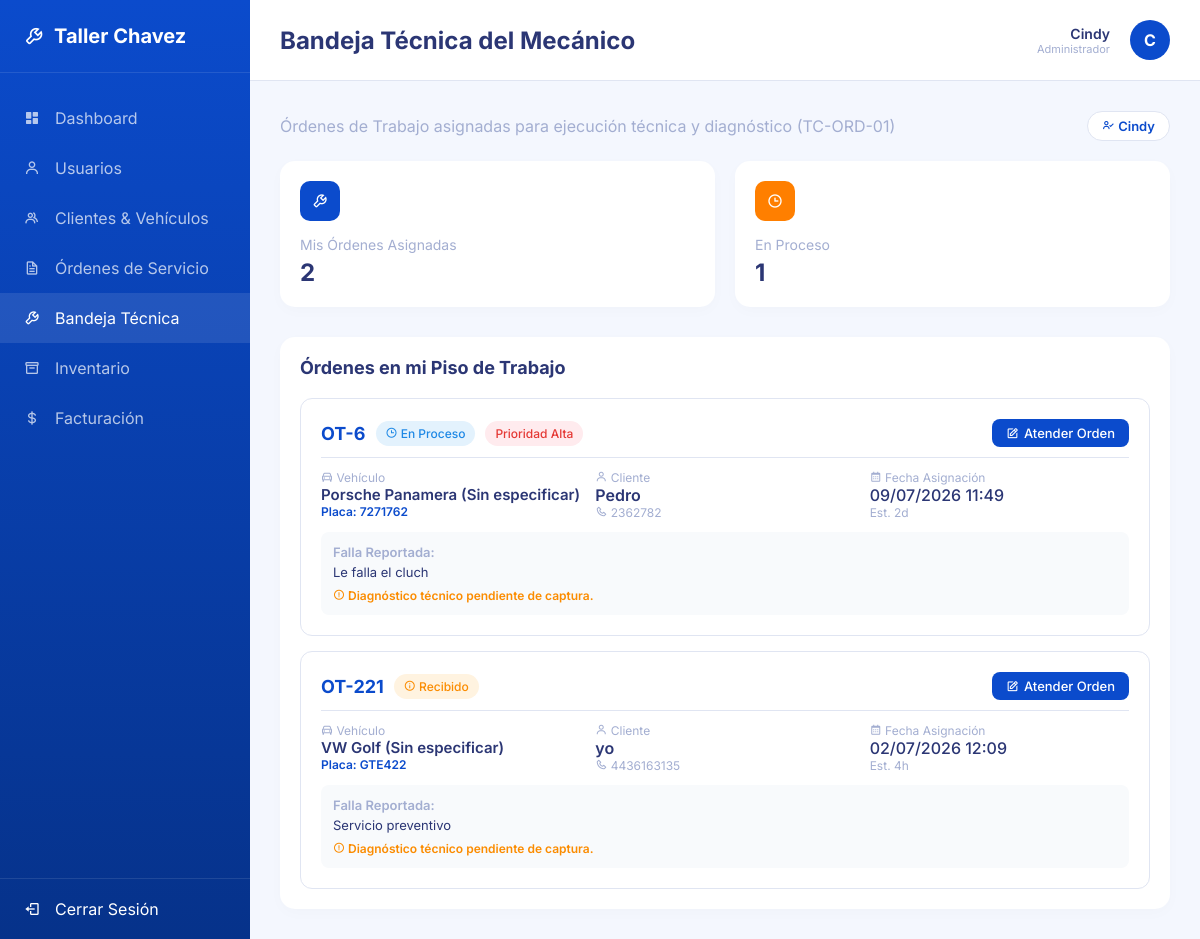
The page /ordenes/bandeja/ (signed in) on the database its author committed.
### usuarios/models.py (models this page shows, shortened)
class UsuarioPersonalizado(AbstractUser):
    ROLES = (
        ('ADMIN', 'Administrador'),
        ('MECANICO', 'Mecánico'),
        ('RECEPCIONISTA', 'Recepcionista'),
    )
    rol = models.CharField(max_length=20, choices=ROLES, default='RECEPCIONISTA')
    telefono = models.CharField(max_length=20, blank=True, null=True)

### ordenes/models.py (models this page shows, shortened)
class OrdenServicio(models.Model):
    ESTADOS = (
        ('RECIBIDO', 'Recibido'),
        ('EN_PROCESO', 'En Proceso'),
        ('CONCLUIDO', 'Concluido'),
        ('COMPLETADO', 'Concluido'), # Compatibilidad
    )
    PRIORIDADES = (
        ('BAJA', 'Baja'),
        ('MEDIA', 'Media'),
        ('ALTA', 'Alta'),
    )
    numero = models.CharField(max_length=20, unique=True)
    cliente = models.ForeignKey(Cliente, on_delete=models.CASCADE)
    vehiculo = models.ForeignKey(Vehiculo, on_delete=models.CASCADE)
    mecanico = models.ForeignKey(UsuarioPersonalizado, on_delete=models.SET_NULL, null=True, blank=True, related_name='ordenes_asignadas')
    estado = models.CharField(max_length=20, choices=ESTADOS, default='RECIBIDO')
    prioridad = models.CharField(max_length=20, choices=PRIORIDADES, default='MEDIA')
    descripcion = models.TextField(help_text="Motivo de ingreso o falla reportada por el cliente.")
    diagnostico = models.TextField(blank=True, null=True, help_text="Diagnóstico técnico registrado por el mecánico.")
    observaciones = models.TextField(blank=True, null=True, help_text="Observaciones adicionales de reparación.")
    foto_inicial = models.ImageField(upload_to='evidencias/inicial/', blank=True, null=True)
    foto_final = models.ImageField(upload_to='evidencias/final/', blank=True, null=True)
    mano_de_obra = models.DecimalField(max_digits=10, decimal_places=2, default=Decimal('0.00'))
    anticipo = models.DecimalField(max_digits=10, decimal_places=2, default=Decimal('0.00'))
    costo_estimado = models.DecimalField(max_digits=10, decimal_places=2, default=Decimal('0.00'))
    tiempo_estimado = models.CharField(max_length=50, blank=True, null=True)
    inventario_descontado = models.BooleanField(default=False)
    fecha_creacion = models.DateTimeField(auto_now_add=True)
    fecha_actualizacion = models.DateTimeField(auto_now=True)

### clientes/models.py (models this page shows, shortened)
class Vehiculo(models.Model):
    cliente = models.ForeignKey(Cliente, on_delete=models.CASCADE, related_name='vehiculos')
    marca = models.CharField(max_length=50)
    modelo = models.CharField(max_length=50)
    anio = models.IntegerField()
    color = models.CharField(max_length=30, default='Sin especificar')
    placa = models.CharField(max_length=20, unique=True)
    vin = models.CharField(max_length=17, unique=True, null=True, blank=True)
    kilometraje = models.IntegerField(default=0)

class Cliente(models.Model):
    nombre = models.CharField(max_length=100)
    email = models.EmailField(unique=True, blank=True, null=True)
    telefono = models.CharField(max_length=20)
    direccion = models.TextField(blank=True, null=True)
    fecha_registro = models.DateTimeField(auto_now_add=True)

### ordenes/views.py (the view)
# urls.py: path('bandeja/', views.ordenes_bandeja, name='ordenes_bandeja'),
@mecanico_required
def ordenes_bandeja(request):
    if request.user.rol == 'ADMIN':
        ordenes = OrdenServicio.objects.all().select_related('cliente', 'vehiculo', 'mecanico').order_by('-fecha_creacion')
    else:
        ordenes = OrdenServicio.objects.filter(mecanico=request.user).select_related('cliente', 'vehiculo').order_by('-fecha_creacion')
    total_asignadas = ordenes.count()
    en_proceso_count = sum(1 for o in ordenes if o.estado == 'EN_PROCESO')
    return render(request, 'ordenes/bandeja_mecanico.html', {
        'ordenes': ordenes,
        'total_asignadas': total_asignadas,
        'en_proceso_count': en_proceso_count,
    })

### ordenes/templates/ordenes/bandeja_mecanico.html (shortened to what this page needs)
{% extends 'base.html' %}
{% block page_title %}Bandeja Técnica del Mecánico{% endblock %}
{% block content %}
<div style="display: flex; justify-content: space-between; align-items: center; margin-bottom: 20px;">
    <div>
        <p style="color: var(--text-muted); margin: 0;">Órdenes de Trabajo asignadas para ejecución técnica y diagnóstico (TC-ORD-01)</p>
    </div>
    <div style="background: white; padding: 6px 14px; border-radius: 20px; font-size: 13px; font-weight: 600; color: var(--primary-blue); border: 1px solid var(--border-color);">
        <i class='bx bx-user-check'></i> {{ request.user.first_name|default:request.user.username }}
    </div>
</div>
<div class="stats-grid">
    <div class="stat-card blue">
        <div class="stat-icon"><i class='bx bx-wrench'></i></div>
        <div class="stat-title">Mis Órdenes Asignadas</div>
        <div class="stat-value">{{ total_asignadas }}</div>
    </div>
    <div class="stat-card orange">
        <div class="stat-icon"><i class='bx bx-time'></i></div>
        <div class="stat-title">En Proceso</div>
        <div class="stat-value">{{ en_proceso_count }}</div>
    </div>
</div>
<div class="card-table">
    <div class="card-table-header">Órdenes en mi Piso de Trabajo</div>
    <div style="display: flex; flex-direction: column; gap: 15px; margin-top: 15px;">
        {% for orden in ordenes %}
        <div style="border: 1px solid var(--border-color); border-radius: 12px; padding: 20px; background: white; transition: transform 0.2s, box-shadow 0.2s;" onmouseover="this.style.boxShadow='0 4px 12px rgba(0,0,0,0.05)'" onmouseout="this.style.boxShadow='none'">
            <div style="display: flex; justify-content: space-between; align-items: center; margin-bottom: 12px; border-bottom: 1px solid var(--border-color); padding-bottom: 10px;">
                <div style="display: flex; align-items: center; gap: 10px;">
                    <span style="font-weight: bold; font-size: 18px; color: var(--primary-blue);">OT-{{ orden.numero }}</span>
                    {% if orden.estado == 'CONCLUIDO' or orden.estado == 'COMPLETADO' %}
                        <span class="badge completado"><i class='bx bx-check-double'></i> Concluido</span>
                    {% elif orden.estado == 'EN_PROCESO' %}
                        <span class="badge en-proceso"><i class='bx bx-time'></i> En Proceso</span>
                    {% else %}
                        <span class="badge recibido"><i class='bx bx-info-circle'></i> Recibido</span>
                    {% endif %}
                    {% if orden.prioridad == 'ALTA' %}
                        <span class="badge" style="background: #ffebee; color: #e53935;">Prioridad Alta</span>
                    {% endif %}
                </div>
                <a href="{% url 'orden_detalle' orden.id %}" class="btn btn-primary" style="text-decoration: none; padding: 6px 14px; font-size: 13px; display: inline-flex; align-items: center; gap: 5px;">
                    <i class='bx bx-edit'></i> Atender Orden
                </a>
            </div>
            <div style="display: grid; grid-template-columns: repeat(auto-fit, minmax(200px, 1fr)); gap: 15px; margin-bottom: 12px;">
                <div>
                    <div style="font-size: 12px; color: var(--text-muted);"><i class='bx bx-car'></i> Vehículo</div>
                    <div style="font-weight: 600; font-size: 15px;">{{ orden.vehiculo.marca }} {{ orden.vehiculo.modelo }} ({{ orden.vehiculo.color }})</div>
                    <div style="font-size: 12px; color: var(--primary-blue); font-weight: 600;">Placa: {{ orden.vehiculo.placa }}</div>
                </div>
                <div>
                    <div style="font-size: 12px; color: var(--text-muted);"><i class='bx bx-user'></i> Cliente</div>
                    <div style="font-weight: 600;">{{ orden.cliente.nombre }}</div>
                    <div style="font-size: 12px; color: var(--text-muted);"><i class='bx bx-phone'></i> {{ orden.cliente.telefono }}</div>
                </div>
                <div>
                    <div style="font-size: 12px; color: var(--text-muted);"><i class='bx bx-calendar'></i> Fecha Asignación</div>
                    <div style="font-weight: 500;">{{ orden.fecha_creacion|date:"d/m/Y H:i" }}</div>
                    <div style="font-size: 12px; color: var(--text-muted);">Est. {{ orden.tiempo_estimado|default:"N/A" }}</div>
                </div>
            </div>
            <div style="background: #f8fafc; border-radius: 8px; padding: 12px; font-size: 13px;">
                <div style="font-weight: 600; color: var(--text-muted); margin-bottom: 4px;">Falla Reportada:</div>
                <div style="color: var(--text-main);">{{ orden.descripcion }}</div>
                {% if orden.diagnostico %}
                <div style="margin-top: 8px; font-weight: 600; color: #1e88e5;">
                    <i class='bx bx-check-circle'></i> Diagnóstico registrado: <span style="font-weight: normal; color: var(--text-main);">{{ orden.diagnostico|truncatechars:80 }}</span>
                </div>
                {% else %}
                <div style="margin-top: 8px; font-size: 12px; color: #fb8c00; font-weight: 600;">
                    <i class='bx bx-error-circle'></i> Diagnóstico técnico pendiente de captura.
                </div>
                {% endif %}
            </div>
        </div>
        {% empty %}
        <div style="text-align: center; padding: 40px; color: var(--text-muted);">
            <i class='bx bx-check-circle' style="font-size: 45px; color: var(--success-green); display: block; margin-bottom: 10px;"></i>
            No tienes órdenes de trabajo pendientes en tu bandeja técnica.
        </div>
        {% endfor %}
    </div>
</div>
{% endblock %}

### nucleo/templates/base.html (shortened to what this page needs)
<!DOCTYPE html>
<html lang="es">
<head>
    <link href="https://unpkg.com/boxicons@2.1.4/css/boxicons.min.css" rel="stylesheet">
    {% load static %}
    <link rel="stylesheet" href="{% static 'css/estilos.css' %}">
</head>
<body>
    <aside class="sidebar">
        <div class="sidebar-header">
            <i class='bx bx-wrench'></i>
            <span>Taller Chavez</span>
        </div>
        <ul class="nav-links">
            <a href="{% url 'dashboard' %}">
                <li class="{% if request.resolver_match.url_name == 'dashboard' %}active{% endif %}">
                    <i class='bx bxs-dashboard'></i> Dashboard
                </li>
            </a>
            {% if request.user.rol == 'ADMIN' %}
            <a href="{% url 'usuarios_lista' %}">
                <li class="{% if 'usuario' in request.resolver_match.url_name %}active{% endif %}">
                    <i class='bx bx-user'></i> Usuarios
                </li>
            </a>
            {% endif %}
            {% if request.user.rol == 'ADMIN' or request.user.rol == 'RECEPCIONISTA' %}
            <a href="{% url 'clientes_lista' %}">
                <li class="{% if 'cliente' in request.resolver_match.url_name %}active{% endif %}">
                    <i class='bx bx-group'></i> Clientes & Vehículos
                </li>
            </a>
            {% endif %}
            <a href="{% url 'ordenes_lista' %}">
                <li class="{% if 'orden' in request.resolver_match.url_name and request.resolver_match.url_name != 'ordenes_bandeja' %}active{% endif %}">
                    <i class='bx bx-file'></i> Órdenes de Servicio
                </li>
            </a>
            {% if request.user.rol == 'MECANICO' or request.user.rol == 'ADMIN' %}
            <a href="{% url 'ordenes_bandeja' %}">
                <li class="{% if request.resolver_match.url_name == 'ordenes_bandeja' %}active{% endif %}">
                    <i class='bx bx-wrench'></i> Bandeja Técnica
                </li>
            </a>
            {% endif %}
            {% if request.user.rol == 'ADMIN' or request.user.rol == 'RECEPCIONISTA' %}
            <a href="{% url 'inventario_lista' %}">
                <li class="{% if 'inventario' in request.resolver_match.url_name %}active{% endif %}">
                    <i class='bx bx-box'></i> Inventario
                </li>
            </a>
            <a href="{% url 'facturacion_lista' %}">
                <li class="{% if 'factura' in request.resolver_match.url_name %}active{% endif %}">
                    <i class='bx bx-dollar'></i> Facturación
                </li>
            </a>
            {% endif %}
        </ul>
        <a href="{% url 'logout' %}" style="text-decoration: none; color: inherit; margin-top: auto;">
            <div class="logout-btn">
                <i class='bx bx-log-out'></i>
                <span>Cerrar Sesión</span>
            </div>
        </a>
    </aside>
    <main class="main-content">
        <header class="top-header">
            <div class="page-title">{% block page_title %}Dashboard{% endblock %}</div>
            <div class="user-profile">
                <div style="text-align: right; margin-right: 10px;">
                    <div style="font-weight: 600; font-size: 14px;">{{ request.user.first_name|default:request.user.username }}</div>
                    <div style="font-size: 11px; color: var(--text-muted);">{{ request.user.get_rol_display }}</div>
                </div>
                <div class="avatar">
                    {{ request.user.first_name|default:request.user.username|make_list|first|upper }}
                </div>
            </div>
        </header>
        <div class="content-wrapper">
            {% block content %}
            {% endblock %}
        </div>
    </main>
</body>
</html>

### rows shown on the page
UsuarioPersonalizado: user.first_name "Cindy", user.rol "Administrador", user.first_name|make_list "C"
OrdenServicio: numero "6", estado "EN_PROCESO" (drawn), prioridad "Prioridad Alta", vehiculo.marca "Porsche", vehiculo.modelo "Panamera", vehiculo.color "Sin especificar", vehiculo.placa "7271762", cliente.nombre "Pedro", cliente.telefono "2362782", fecha_creacion "09/07/2026 11:49", tiempo_estimado "2d", descripcion "Le falla el cluch", shows "Diagnóstico técnico pendiente de captura."
OrdenServicio: numero "221", estado "RECIBIDO" (drawn), vehiculo.marca "VW", vehiculo.modelo "Golf", vehiculo.color "Sin especificar", vehiculo.placa "GTE422", cliente.nombre "yo", cliente.telefono "4436163135", fecha_creacion "02/07/2026 12:09", tiempo_estimado "4h", descripcion "Servicio preventivo", shows "Diagnóstico técnico pendiente de captura."

### other values the page prints
{{ total_asignadas }} "2"
{{ en_proceso_count }} "1"
